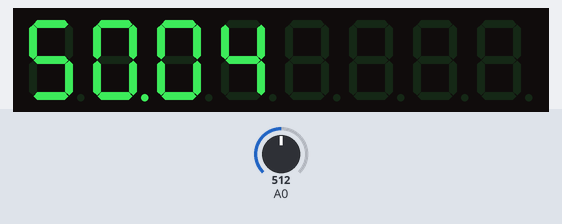
A sketch run on a simulated Arduino Uno, built with avr-gcc and run on an emulated ATmega328P. Parts: 8-digit seven-segment display. Inputs (shaded band) come from the test bench; at power-on: A0 = 512.

Above: at 1.2 s.
1.3 s: A0 set to 716
At 2.3 s:
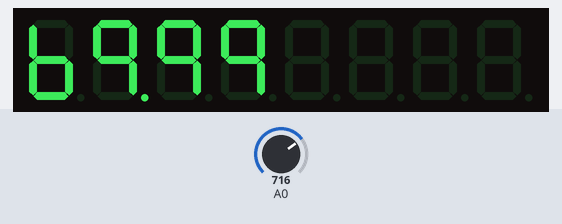
2.8 s: A0 set to 900
At 3.5 s:
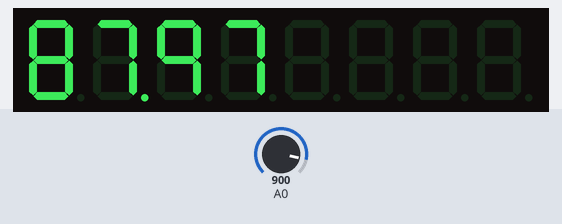
4.3 s: A0 set to 1023
At 4.7 s:
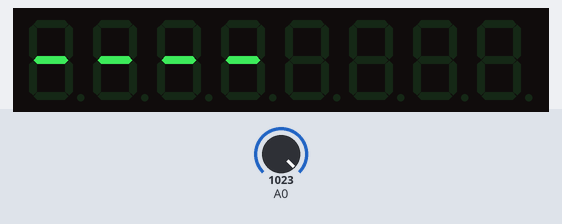
5.8 s: A0 set to 511
At 7.0 s:
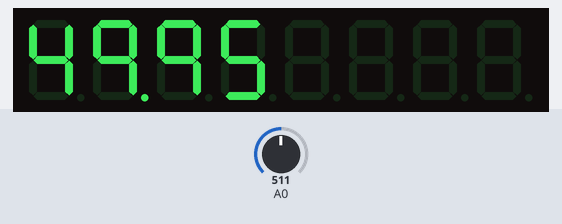
Timing chart, 0 to 8.3 s (numbered marks = the images above; inputs shaded):
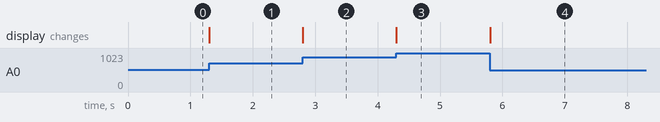

Measured:
- after the input at 1.3 s, the display: changes at once (image 1)
- after the input at 2.8 s, the display: changes at once (image 2)
- after the input at 4.3 s, the display: changes at once (image 3)
- after the input at 5.8 s, the display: changes at once (image 4)

The sketch:

20181227tESTING.ino
```cpp
// LAST EDITED 27 DECEMBER 2018
// DEVELOPER: STEPHEN MURPHY

// include the TM1638 library.
#include <TM1638.h>

// Define a module on data pin 8, clock pin 9 and strobe pin 7
TM1638 module(8, 9, 7);

// Define constants for left and right so we can easily choose
// which side of the display to show our number
#define LEFT 0
#define RIGHT 1

// array of the numbers from 0 to 9.
byte displayDigits[] = {63,6,91,79,102,109,124,7,127,103 };

// An array for the values to be displayed - all zeroes means show nothing.
byte values[] = { 0,0,0,0,0,0,0,0 };

// The digits which will make up a number to be displayed
int theDigits[] = { 0,0,0,0 };

/////////////////////////////////////////////////////////////////////////////////

void setup(){
 // Start with the digital display blank.
 module.setDisplay(values);

 // Set the display to low intensity. (2 out of 7)
 module.setupDisplay(true, 2);
}

/////////////////////////////////////////////////////////////////////////////////

void loop(){

float potValue = analogRead(A0);  //Read the data from the analog input pin and store in "ThrottleInput1" variable.
float potPercent = ((potValue / 1023.00) * 100.00); //Convert the 0-1023 value to a 0-100 value.


 // This is an example number from 0 to 99.9999 to display
 float theNumberToDisplay = potPercent;

 // Display Number on left or right
  int positionToDisplayIt = LEFT;

 // How many decimal places to show - must be 1 or 2 in this example code
 int numberOfDecimalPlacesToShow = 2;

 // Call the function to display the number
 displayNumber(theNumberToDisplay, positionToDisplayIt, numberOfDecimalPlacesToShow);
 // WHERE DOES THIS COME FROM??????????????????????????????
}

/////////////////////////////////////////////////////////////////////////////////

 // These three variables get their data from the previous three variables.
void displayNumber(float numberToSplit, int whichSide, int numOfDPs){
 // The number to be split should be a float from 0 to 99.9999
 // If is below zero or equal to or over 100, then just display ----.
 // numOfDPs is the number of digits after the point, only 1 or 2 are acceptable values
 if(numOfDPs > 2 or numOfDPs < 1)numOfDPs = 1;

 // Extract the digits from this number.
 numberToSplit = (int)(100 * numberToSplit);
 // Multiply by 100 so the number is four digits long.
 theDigits[0] = (int)(numberToSplit/1000);
 // Divide by 1000 so the this is only the first digit
 theDigits[1] = (int)((numberToSplit - (1000*theDigits[0])) / 100);
 // Second digit is the entire number minus the first digit in thousands
 // and then divided by 100
 theDigits[2] = (int)((numberToSplit - (1000*theDigits[0]) - (100*theDigits[1]))/10);
 // third digit is the entire number minus the first digit in thousands,
 // minus the second digit in hundreds and then divided by 10
 theDigits[3] = (int)(numberToSplit - (1000*theDigits[0]) - (100*theDigits[1]) - (10*theDigits[2]));
 // forth digit is the entire number minus the first digit in thousands,
 // minus the second digit in hundreds, minus the third digit in tens

 // Find and store the byte variables required to show these digits
 int dispDig[4]; // Declaring an array with 4 elements
 if(theDigits[0] == 0) dispDig[0] = 0; // Hide a leading zero if there is one
 else dispDig[0] = displayDigits[theDigits[0]];
 dispDig[1] = displayDigits[theDigits[1]] + 128; // Apend the dp onto the second digit
 dispDig[2] = displayDigits[theDigits[2]];
 dispDig[3] = displayDigits[theDigits[3]]; //WHAT IS DISPLAY DIGITS DOING????????

 // If we are only showing one DP, then leave last character blank to make things more legible on the display
 if(numOfDPs == 1) dispDig[3] = 0;

 // Make sure that the number passed to the function was >= 0 or <100, otherwise show an error with ----.
 if(numberToSplit/100 < 0 or numberToSplit/100 >= 100){
   for(int i = 0; i < 4; i++)
   dispDig[i] = 64;
 }

 // Find if number to be shown on the left or the right side of the display
 int offset = 0; // LEFT by default
 if(whichSide == RIGHT) offset = 4;
 // WHERE DOES THIS COME FROM?????????????????

 // Update the values in the values array used by the display.
 values[0+offset] = dispDig[0];
 values[1+offset] = dispDig[1];
 values[2+offset] = dispDig[2];
 values[3+offset] = dispDig[3];

 // Update the display itself with the new values.
 module.setDisplay(values);
}
```
